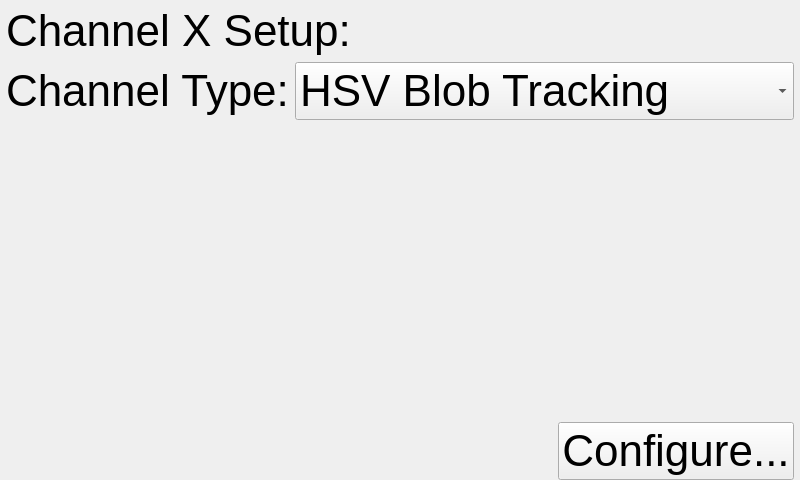
<?xml version="1.0" encoding="UTF-8"?>
<ui version="4.0">
 <class>ChannelSetupWidget</class>
 <widget class="QWidget" name="ChannelSetupWidget">
  <property name="geometry">
   <rect>
    <x>0</x>
    <y>0</y>
    <width>800</width>
    <height>480</height>
   </rect>
  </property>
  <property name="windowTitle">
   <string>Channel Setup</string>
  </property>
  <layout class="QVBoxLayout" name="verticalLayout">
   <property name="leftMargin">
    <number>6</number>
   </property>
   <property name="topMargin">
    <number>6</number>
   </property>
   <property name="rightMargin">
    <number>6</number>
   </property>
   <property name="bottomMargin">
    <number>0</number>
   </property>
   <item>
    <widget class="QLabel" name="title">
     <property name="font">
      <font>
       <pointsize>33</pointsize>
      </font>
     </property>
     <property name="text">
      <string>Channel X Setup:</string>
     </property>
    </widget>
   </item>
   <item>
    <layout class="QHBoxLayout" name="horizontalLayout" stretch="0,1">
     <item>
      <widget class="QLabel" name="label">
       <property name="font">
        <font>
         <pointsize>33</pointsize>
        </font>
       </property>
       <property name="text">
        <string>Channel Type:</string>
       </property>
      </widget>
     </item>
     <item>
      <widget class="QComboBox" name="type">
       <property name="font">
        <font>
         <pointsize>33</pointsize>
        </font>
       </property>
       <item>
        <property name="text">
         <string>HSV Blob Tracking</string>
        </property>
       </item>
       <item>
        <property name="text">
         <string>Face Detection</string>
        </property>
       </item>
      </widget>
     </item>
    </layout>
   </item>
   <item>
    <spacer name="verticalSpacer">
     <property name="orientation">
      <enum>Qt::Vertical</enum>
     </property>
     <property name="sizeHint" stdset="0">
      <size>
       <width>20</width>
       <height>40</height>
      </size>
     </property>
    </spacer>
   </item>
   <item>
    <layout class="QHBoxLayout" name="horizontalLayout_2">
     <item>
      <spacer name="horizontalSpacer">
       <property name="orientation">
        <enum>Qt::Horizontal</enum>
       </property>
       <property name="sizeHint" stdset="0">
        <size>
         <width>40</width>
         <height>20</height>
        </size>
       </property>
      </spacer>
     </item>
     <item>
      <widget class="QPushButton" name="configure">
       <property name="font">
        <font>
         <pointsize>33</pointsize>
        </font>
       </property>
       <property name="text">
        <string>Configure...</string>
       </property>
       <property name="icon">
        <iconset resource="../rc/icons.qrc">
         <normaloff>:/icons/fontawesome/solid/icons/fontawesome/solid/wrench.svg</normaloff>:/icons/fontawesome/solid/icons/fontawesome/solid/wrench.svg</iconset>
       </property>
       <property name="iconSize">
        <size>
         <width>25</width>
         <height>25</height>
        </size>
       </property>
      </widget>
     </item>
    </layout>
   </item>
  </layout>
 </widget>
 <resources>
  <include location="../rc/icons.qrc"/>
 </resources>
 <connections/>
</ui>
